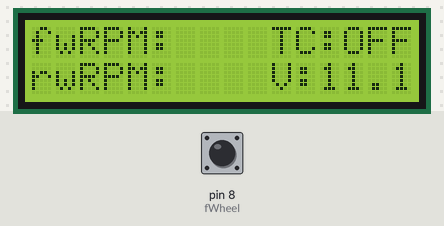
A sketch run on a simulated Arduino Uno, built with avr-gcc and run on an emulated ATmega328P. Shown: 16×2 character LCD. Inputs (shaded band) come from the test bench; at power-on: pin 8 (fWheel) HIGH.

Above: at 1.2 s.
1.3 s: pin 8 (fWheel) pulled LOW for 0.15 s
At 2.5 s:
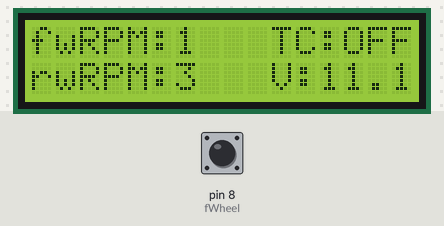
2.9 s: pin 8 (fWheel) pulled LOW for 1 s
At 3.7 s:
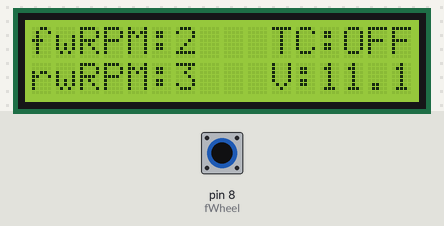
5.4 s: pin 8 (fWheel) pulled LOW for 0.15 s
At 6.6 s:
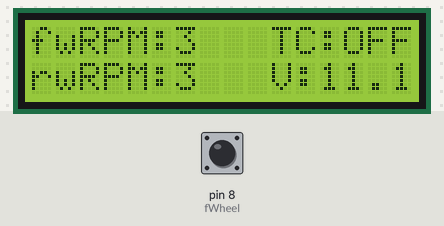
7.0 s: pin 8 (fWheel) pulled LOW for 1 s
At 8.0 s:
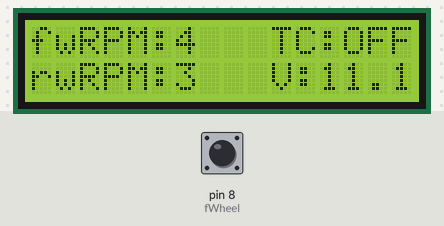
Timing chart, 0 to 10.0 s (numbered marks = the images above; inputs shaded):
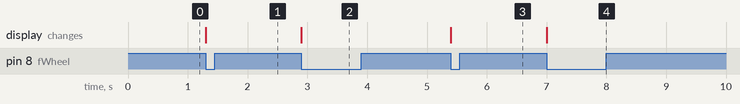

The sketch:

LCD-counter-basic1.ino
```cpp
#include <LiquidCrystal.h>

#define rs 7
#define en 6
#define d4 5
#define d5 4
#define d6 3
#define d7 2

#define fWheel 8
#define rWheel 9

unsigned long start_time = 0;
unsigned long end_time = 0;
int   steps = 0;
float steps_old = 0;
float temp = 0;
int rpm = 0;

LiquidCrystal lcd(rs, en, d4, d5, d6, d7);
int   fwRPM = 0;
int   rwRPM = 0;
float voltage = 11.1;
int   drain = 0;

void setup() {
  // set up the LCD's number of columns and rows:
  lcd.begin(16, 2);

  pinMode(fWheel,INPUT_PULLUP);
  pinMode(rWheel,INPUT_PULLUP);

  lcd.setCursor(10, 0);
  lcd.print("TC:OFF");
  lcd.setCursor(10, 1);
  lcd.print("V:");
}

void updateLCD() {
  drain++;
  if (drain % 100 == 0)
    voltage -= 0.1;
  if (voltage < 9)
    voltage = 11.1;
  lcd.setCursor(12, 1);
  lcd.print(voltage);

  lcd.setCursor(0, 0);
  lcd.print("fwRPM:");
  lcd.setCursor(0, 1);
  lcd.print("rwRPM:");

  // unsigned long start_time = 0;
  // unsigned long end_time = 0;
  // int   steps = 0;
  // float steps_old = 0;
  // float temp = 0;
  // int rpm = 0;

  start_time = millis();
  end_time = start_time + 1000;
  while(millis() < end_time)
  {
    if(digitalRead(fWheel))
    {
      steps++;
      while(digitalRead(fWheel));
    }
    lcd.setCursor(6,0);
    lcd.print(steps);
    // lcd.print("   ");
  }
  temp = steps - steps_old;
  steps_old = steps;
  rpm = ((temp * 60) / 20);
  lcd.setCursor(6, 1);
  lcd.print(rpm);
  lcd.print(" ");

  // OLD LCD CODE
  // lcd.setCursor(0, 0);
  // lcd.print("fwRPM:");
  // fwRPM++;
  // if (fwRPM > 500) {
  //   fwRPM = 0;
  //   lcd.setCursor(6, 0);
  //   lcd.print("   ");
  // }
  // lcd.setCursor(6, 0);
  // lcd.print(fwRPM);
  //
  //
  //
  // lcd.setCursor(0, 1);
  // lcd.print("rwRPM:");
  // rwRPM++;
  // if (rwRPM > 500) {
  //   rwRPM = 0;
  //   lcd.setCursor(6, 1);
  //   lcd.print("   ");
  // }
  // lcd.setCursor(6, 1);
  // lcd.print(rwRPM);
}

void loop() {
  updateLCD();
  // delay(10);
}
```

Measured:
- after the input at 1.3 s, the display: changes at once (image 1)
- after the input at 2.9 s, the display: changes at once (image 2)
- after the input at 5.4 s, the display: changes at once (image 3)
- after the input at 7.0 s, the display: changes at once (image 4)
